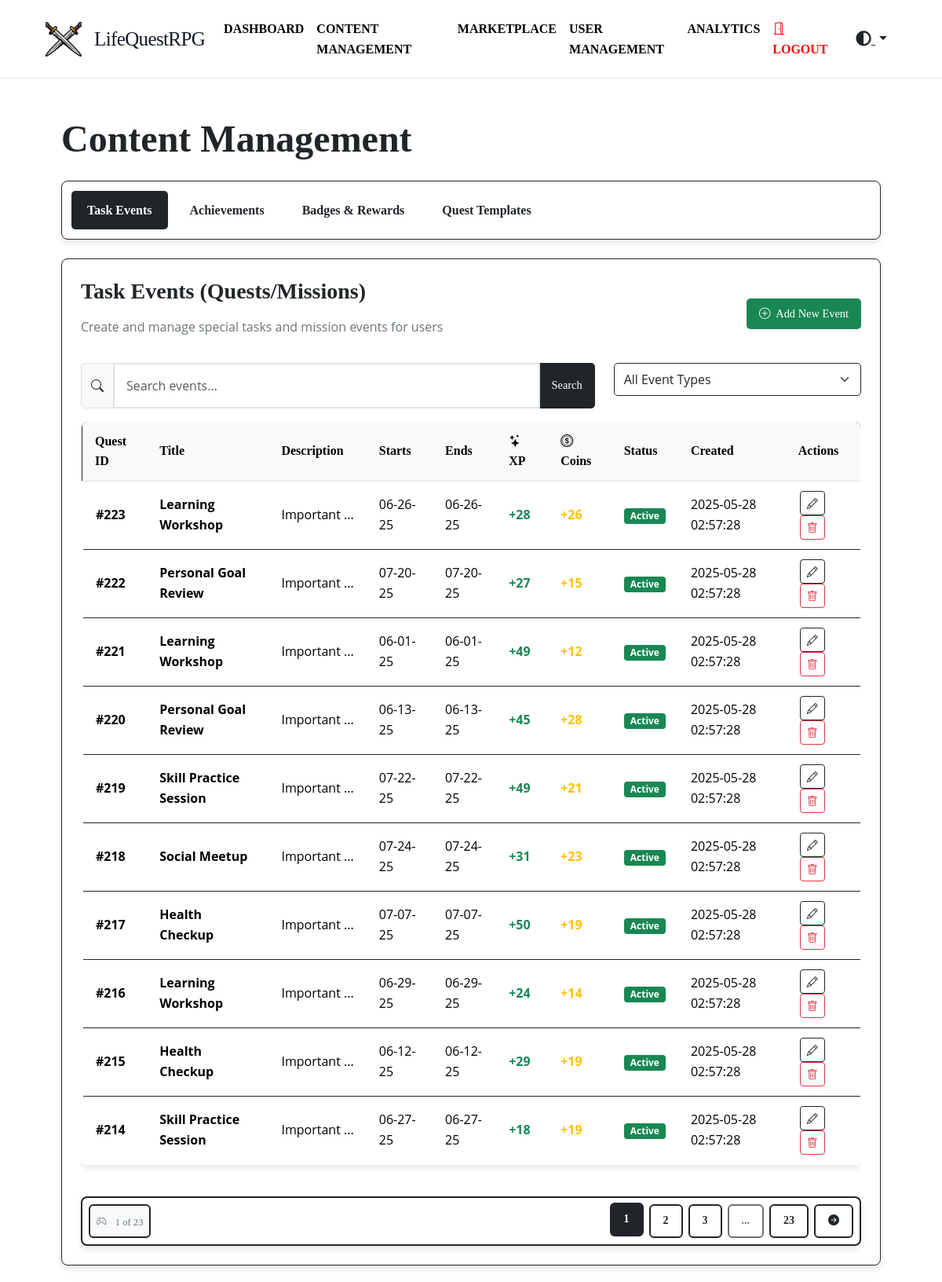
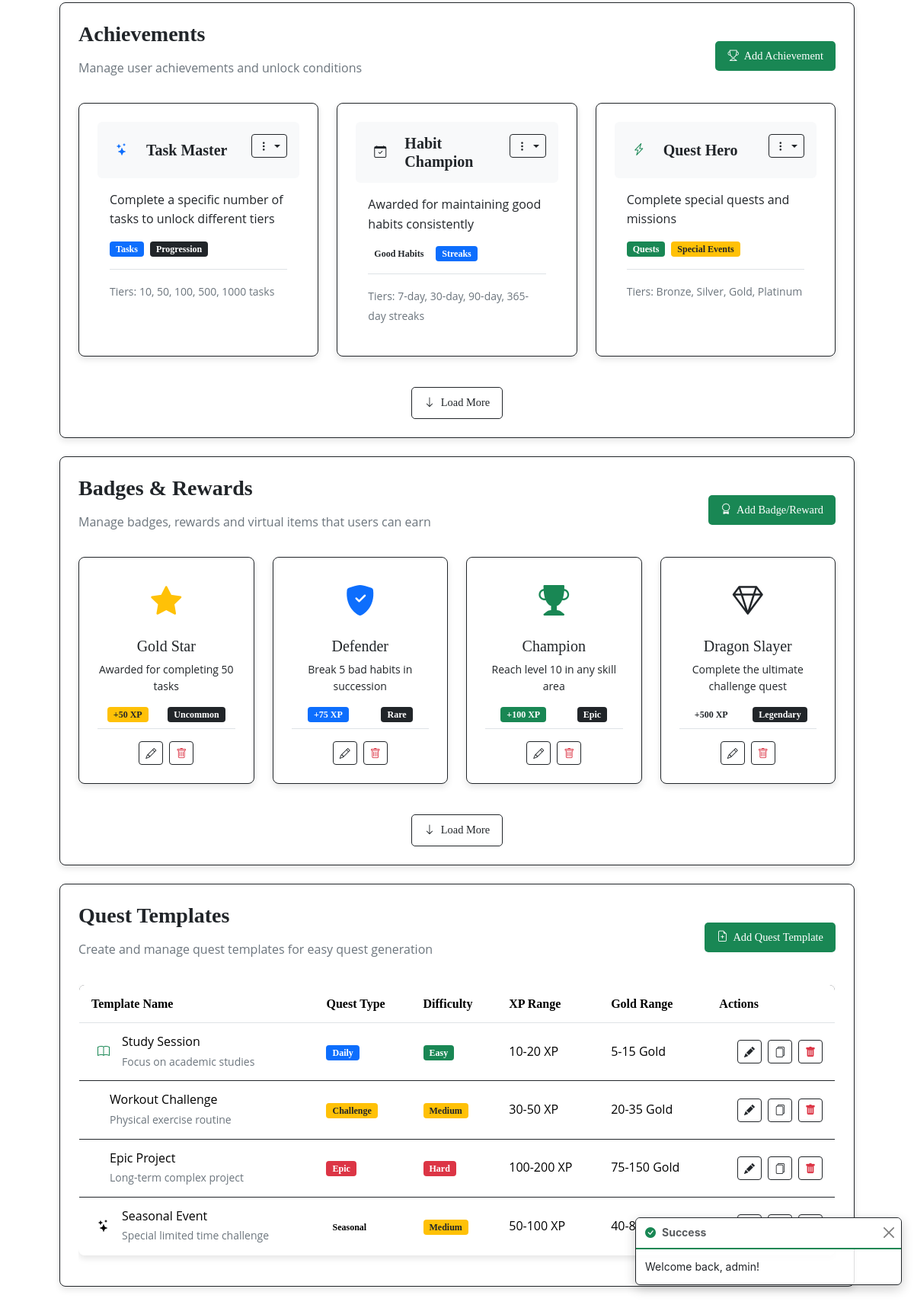
/admin/content (signed in), run on the app's committed database (2 pictures, top to bottom).
### tables this page shows
CREATE TABLE `user_event` (
  `id` int NOT NULL,
  `user_id` int NOT NULL,
  `event_name` varchar(255) NOT NULL,
  `event_description` text NOT NULL,
  `start_date` timestamp NOT NULL DEFAULT CURRENT_TIMESTAMP ON UPDATE CURRENT_TIMESTAMP,
  `end_date` timestamp NOT NULL DEFAULT '0000-00-00 00:00:00',
  `reward_xp` int NOT NULL DEFAULT '0',
  `reward_coins` int NOT NULL DEFAULT '0',
  `status` enum('active','inactive') DEFAULT 'active',
  `created_at` timestamp NOT NULL DEFAULT CURRENT_TIMESTAMP,
  `updated_at` timestamp NOT NULL DEFAULT CURRENT_TIMESTAMP ON UPDATE CURRENT_TIMESTAMP
);

### app/Views/admin/content_management.php (the view, shortened to what the rows shown need)
<div class="admin-dashboard">
  <div class="container-fluid">
    <h1 class="display-5 fw-bold mb-4 fade-in" style="font-family: 'Pixelify Sans', serif;">Content Management</h1>
    <div id="task-events" class="mb-4">
      <div class="admin-card">
        <div class="d-flex justify-content-between align-items-center mb-3">
          <div>
            <h2 class="h3" style="font-family: 'Pixelify Sans', serif;">Task Events (Quests/Missions)</h2>
          </div>
        </div>
        <div id="pagination-content">
          <div class="table-responsive game-table">
            <table class="table rpg-table table-hover">
              <thead class="table-light border-bottom border-dark">
                <tr>
                  <th>Quest ID</th>
                  <th>Title</th>
                  <th>Description</th>
                  <th>Starts</th>
                  <th>Ends</th>
                  <th><i class="bi bi-stars"></i> XP</th>
                  <th><i class="bi bi-coin"></i> Coins</th>
                  <th>Status</th>
                  <th>Created</th>
                  <th>Actions</th>
                </tr>
              </thead>
              <tbody>
                <?php if (count($taskEvents) > 0): ?>
                  <?php foreach ($taskEvents as $event): ?>
                    <tr class="event-row">
                      <td class="fw-bold">#<?= $event['id'] ?></td>
                      <td class="fw-bold"><?= $event['event_name'] ?></td>
                      <td>
                        <div class="description-cell">
                          <?= (mb_strlen($event['event_description']) > 10) ? mb_substr($event['event_description'], 0, 10) . '...' : $event['event_description'] ?>
                        </div>
                      </td>
                      <td><?= date('m-d-y', strtotime($event['start_date'])) ?></td>
                      <td><?= date('m-d-y', strtotime($event['end_date'])) ?></td>
                      <td class="fw-bold text-success">+<?= $event['reward_xp'] ?></td>
                      <td class="fw-bold text-warning">+<?= $event['reward_coins'] ?></td>
                      <td>
                        <?php if ($event['status'] == 'active'): ?>
                          <span class="badge bg-success pulse-animation">Active</span>
                        <?php else: ?>
                          <span class="badge bg-danger">Inactive</span>
                        <?php endif; ?>
                      </td>
                      <td>
                        <?= isset($event['created_at']) ? \App\Core\Helpers::formatDate($event['created_at']) : '-' ?>
                      </td>
                      <td class="action-buttons">
                        <a href="/taskevents/<?= $event['id'] ?>/edit" class="btn btn-sm btn-outline-dark action-btn"><i
                            class="bi bi-pencil"></i></a>
                        <form action="/taskevents/<?= $event['id'] ?>" method="post" class="d-inline"
                          onsubmit="return confirm('Are you sure you want to delete this quest?')">
                          <button type="submit" class="btn btn-sm btn-outline-danger action-btn"><i
                              class="bi bi-trash"></i></button>
                        </form>
                      </td>
                    </tr>
                  <?php endforeach; ?>
                <?php endif; ?>
              </tbody>
            </table>
          </div>
        </div>
      </div>
    </div>
    <div id="achievements" class="mb-4">
      <div class="admin-card">
        <div class="d-flex justify-content-between align-items-center mb-3">
          <div>
            <h2 class="h3" style="font-family: 'Pixelify Sans', serif;">Achievements</h2>
          </div>
        </div>
      </div>
    </div>
    <div id="badges" class="mb-4">
      <div class="admin-card">
        <div class="d-flex justify-content-between align-items-center mb-3">
          <div>
            <h2 class="h3" style="font-family: 'Pixelify Sans', serif;">Badges & Rewards</h2>
          </div>
        </div>
      </div>
    </div>
    <div id="quest-templates" class="mb-4">
      <div class="admin-card">
        <div class="d-flex justify-content-between align-items-center mb-3">
          <div>
            <h2 class="h3" style="font-family: 'Pixelify Sans', serif;">Quest Templates</h2>
          </div>
        </div>
        <div class="table-responsive">
          <table class="table rpg-table">
            <thead>
              <tr>
                <th>Template Name</th>
                <th>Quest Type</th>
                <th>Difficulty</th>
                <th>XP Range</th>
                <th>Gold Range</th>
                <th>Actions</th>
              </tr>
            </thead>
          </table>
        </div>
      </div>
    </div>
  </div>
</div>

### data on the page
user_event: id "223", event_name "Learning Workshop", event_description "Important", start_date "06-26-25", end_date "06-26-25", reward_xp "28", reward_coins "26", status "Active", created_at "2025-05-28 02:57:28"
user_event: id "222", event_name "Personal Goal Review", event_description "Important", start_date "07-20-25", end_date "07-20-25", reward_xp "27", reward_coins "15", status "Active", created_at "2025-05-28 02:57:28"
user_event: id "221", event_name "Learning Workshop", event_description "Important", start_date "06-01-25", end_date "06-01-25", reward_xp "49", reward_coins "12", status "Active", created_at "2025-05-28 02:57:28"
user_event: id "220", event_name "Personal Goal Review", event_description "Important", start_date "06-13-25", end_date "06-13-25", reward_xp "45", reward_coins "28", status "Active", created_at "2025-05-28 02:57:28"
user_event: id "219", event_name "Skill Practice Session", event_description "Important", start_date "07-22-25", end_date "07-22-25", reward_xp "49", reward_coins "21", status "Active", created_at "2025-05-28 02:57:28"
user_event: id "218", event_name "Social Meetup", event_description "Important", start_date "07-24-25", end_date "07-24-25", reward_xp "31", reward_coins "23", status "Active", created_at "2025-05-28 02:57:28"
user_event: id "217", event_name "Health Checkup", event_description "Important", start_date "07-07-25", end_date "07-07-25", reward_xp "50", reward_coins "19", status "Active", created_at "2025-05-28 02:57:28"
user_event: id "216", event_name "Learning Workshop", event_description "Important", start_date "06-29-25", end_date "06-29-25", reward_xp "24", reward_coins "14", status "Active", created_at "2025-05-28 02:57:28"
user_event: id "215", event_name "Health Checkup", event_description "Important", start_date "06-12-25", end_date "06-12-25", reward_xp "29", reward_coins "19", status "Active", created_at "2025-05-28 02:57:28"
user_event: id "214", event_name "Skill Practice Session", event_description "Important", start_date "06-27-25", end_date "06-27-25", reward_xp "18", reward_coins "19", status "Active", created_at "2025-05-28 02:57:28"

### other printed values
$pagination['currentPage'] "1"
$pagination['totalPages'] "23"
$_SESSION['success'] "Welcome back, admin!"
